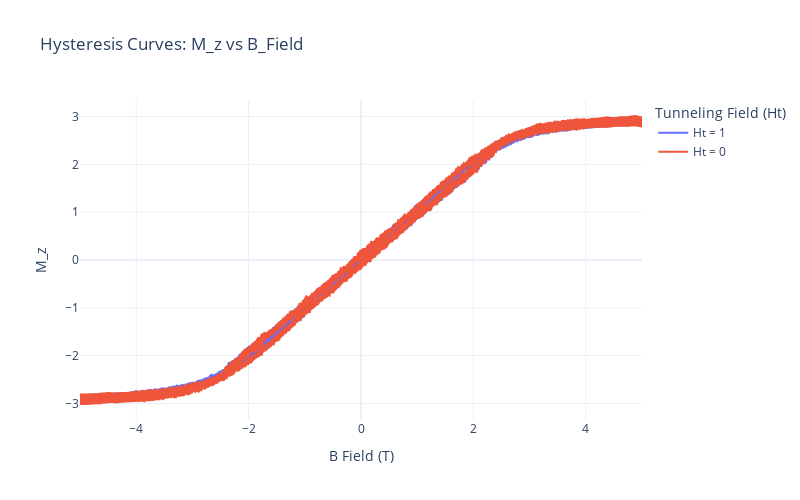

Source (notebook cell):
### Code cell
import plotly.graph_objects as go

# Create plotly figure
fig = go.Figure()

# Add first dataset (Ht = 1)
fig.add_trace(go.Scatter(
    x=df['B_Field'],
    y=df['M_z'],
    mode='lines',
    name='Ht = 1'
))

# Add second dataset (Ht = 0)
fig.add_trace(go.Scatter(
    x=df_H0['B_Field'],
    y=df_H0['M_z'],
    mode='lines',
    name='Ht = 0'
))

# Update layout
fig.update_layout(
    title='Hysteresis Curves: M_z vs B_Field',
    xaxis_title='B Field (T)',
    yaxis_title='M_z',
    legend_title='Tunneling Field (Ht)',
    template='plotly_white',
    width=800,
    height=500
)

# Show plot
fig.show()

### Figure 1 — Plotly figure (JSON) as saved in the notebook; plotly's stock layout.template omitted (floating-point values rounded to 4 significant figures; data arrays with more than 128 entries replaced by an {"elided": "..."} marker saying what was removed)
{"data": [{"mode": "lines", "name": "Ht = 1", "x": {"elided": "19584 float values"}, "y": {"elided": "19584 float values"}, "type": "scatter"}, {"mode": "lines", "name": "Ht = 0", "x": {"elided": "19584 float values"}, "y": {"elided": "19584 float values"}, "type": "scatter"}], "layout": {"title": {"text": "Hysteresis Curves: M_z vs B_Field"}, "xaxis": {"title": {"text": "B Field (T)"}}, "yaxis": {"title": {"text": "M_z"}}, "legend": {"title": {"text": "Tunneling Field (Ht)"}}, "width": 800, "height": 500}}
